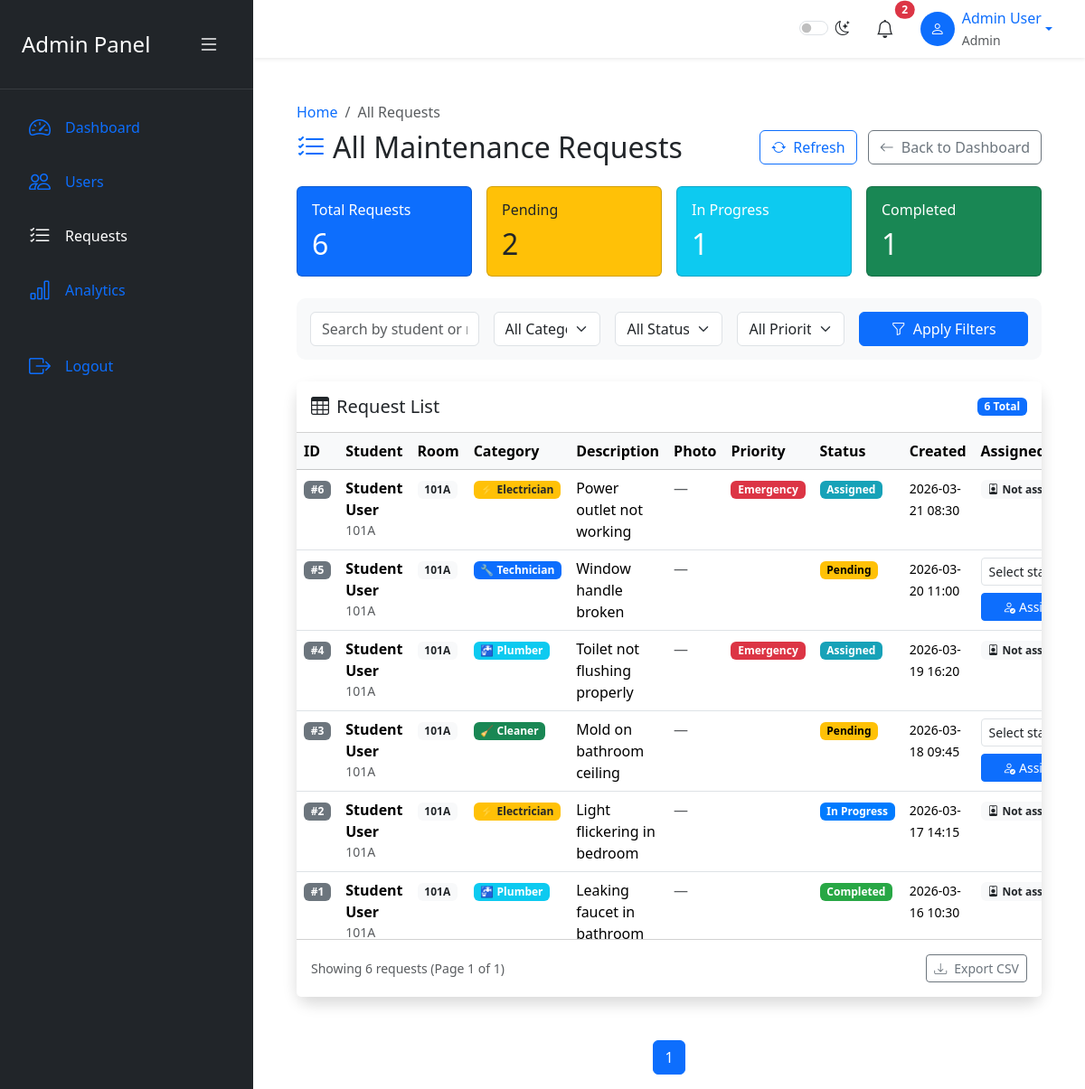
/requests (signed in), run on the app's committed database.
### app.py (models this page shows, shortened)
class User(UserMixin, db.Model):
    id = db.Column(db.Integer, primary_key=True)
    full_name = db.Column(db.String(100))
    email = db.Column(db.String(120), unique=True)
    password_hash = db.Column(db.String(200))
    role = db.Column(db.String(20))
    room_number = db.Column(db.String(20), nullable=True)
    created_at = db.Column(db.DateTime, default=datetime.utcnow)
    def unread_notifications_count(self):
        return self.notifications.filter_by(is_read=False).count()

class Request(db.Model):
    id = db.Column(db.Integer, primary_key=True)
    user_id = db.Column(db.Integer)
    staff_id = db.Column(db.Integer, nullable=True)
    room_number = db.Column(db.String(20), nullable=False)
    category = db.Column(db.String(50))
    description = db.Column(db.Text, nullable=False)
    priority = db.Column(db.String(20), nullable=False)
    status = db.Column(db.String(20), default="Pending")
    photo_path = db.Column(db.String(200), nullable=True)
    created_at = db.Column(db.DateTime, default=datetime.utcnow)
    updated_at = db.Column(db.DateTime, default=datetime.utcnow, onupdate=datetime.utcnow)

### app.py (the view)
@app.route("/requests")
@login_required
@admin_required
def requests():
    page = request.args.get('page', 1, type=int)
    paginated_requests = Request.query.order_by(Request.created_at.desc()).paginate(
        page=page, per_page=10, error_out=False
    )
    staff_by_category = {}
    staff_roles = ['plumber', 'cleaner', 'electrician', 'technician', 'pest_controller']
    for role in staff_roles:
        staff_by_category[role] = User.query.filter_by(role=role).all()
    for req in paginated_requests.items:
        student = User.query.get(req.user_id)
        req.student_name = student.full_name if student else "Unknown Student"
        req.student_room = student.room_number if student else "Unknown"
        if req.staff_id:
            staff = User.query.get(req.staff_id)
            req.staff_name = staff.full_name if staff else "Unknown"
        else:
            req.staff_name = "Not assigned"
    return render_template("admin/requests.html",
                          requests=paginated_requests,
                          staff_by_category=staff_by_category,
                          User=User)

### templates/admin/requests.html (shortened to what this page needs)
<!DOCTYPE html>
<html lang="en" data-bs-theme="light">
<head>
    <link href="https://cdn.jsdelivr.net/npm/bootstrap@5.3.3/dist/css/bootstrap.min.css" rel="stylesheet">
    <link rel="stylesheet" href="https://cdn.jsdelivr.net/npm/bootstrap-icons@1.11.3/font/bootstrap-icons.min.css">
</head>
<body>
<nav class="sidebar" id="sidebar">
    <div class="sidebar-header d-flex align-items-center justify-content-between p-4 border-bottom border-light border-opacity-10">
        <h4 class="mb-0 sidebar-text">Admin Panel</h4>
        <button id="sidebarToggle" class="btn btn-link text-white"><i class="bi bi-list fs-4"></i></button>
    </div>
    <div class="p-3">
        <ul class="nav flex-column gap-2">
            <li class="nav-item"><a class="nav-link text-white-75 d-flex align-items-center" href="{{ url_for('dashboard') }}"><i class="bi bi-speedometer2 fs-4 me-3"></i><span class="sidebar-text">Dashboard</span></a></li>
            <li class="nav-item"><a class="nav-link text-white-75 d-flex align-items-center" href="{{ url_for('users') }}"><i class="bi bi-people fs-4 me-3"></i><span class="sidebar-text">Users</span></a></li>
            <li class="nav-item"><a class="nav-link active text-white d-flex align-items-center" href="{{ url_for('requests') }}"><i class="bi bi-list-check fs-4 me-3"></i><span class="sidebar-text">Requests</span></a></li>
            <li class="nav-item"><a class="nav-link text-white-75 d-flex align-items-center" href="#"><i class="bi bi-bar-chart fs-4 me-3"></i><span class="sidebar-text">Analytics</span></a></li>
            <li class="nav-item mt-auto pt-4"><a class="nav-link text-white-75 d-flex align-items-center" href="{{ url_for('logout') }}"><i class="bi bi-box-arrow-right fs-4 me-3"></i><span class="sidebar-text">Logout</span></a></li>
        </ul>
    </div>
</nav>
<div class="main-content" id="mainContent">
    <header class="navbar navbar-expand-lg bg-white shadow-sm sticky-top px-4">
        <div class="container-fluid">
            <div class="ms-auto d-flex align-items-center gap-3">
                <div class="form-check form-switch">
                    <input class="form-check-input" type="checkbox" id="themeToggle">
                    <label class="form-check-label" for="themeToggle"><i class="bi bi-moon-stars"></i></label>
                </div>
                <div class="dropdown">
                    <button class="btn btn-link text-dark position-relative" data-bs-toggle="dropdown"><i class="bi bi-bell fs-5"></i>
                        <span class="position-absolute top-0 start-100 translate-middle badge rounded-pill bg-danger">
                            {{ requests.items | selectattr('status', 'equalto', 'Pending') | list | length }}
                        </span>
                    </button>
                </div>
                <div class="dropdown">
                    <a class="d-flex align-items-center text-decoration-none dropdown-toggle" href="#" data-bs-toggle="dropdown">
                        <div class="bg-primary text-white rounded-circle d-flex align-items-center justify-content-center me-2" style="width:38px;height:38px;"><i class="bi bi-person"></i></div>
                        <div class="d-none d-md-block">
                            <div>{{ current_user.full_name }}</div>
                            <small class="text-muted">{{ current_user.role.title() }}</small>
                        </div>
                    </a>
                </div>
            </div>
        </div>
    </header>
    <main class="p-4 p-lg-5">
        <nav aria-label="breadcrumb">
            <ol class="breadcrumb mb-2">
                <li class="breadcrumb-item"><a href="{{ url_for('dashboard') }}" class="text-decoration-none">Home</a></li>
                <li class="breadcrumb-item active">All Requests</li>
            </ol>
        </nav>
        <div class="d-flex justify-content-between align-items-center mb-4">
            <h1 class="h2 mb-0"><i class="bi bi-list-check me-2 text-primary"></i>All Maintenance Requests</h1>
            <div>
                <button class="btn btn-outline-primary me-2" onclick="window.location.reload()"><i class="bi bi-arrow-repeat me-2"></i>Refresh</button>
                <a href="{{ url_for('dashboard') }}" class="btn btn-outline-secondary"><i class="bi bi-arrow-left me-2"></i>Back to Dashboard</a>
            </div>
        </div>
        <div class="row g-3 mb-4">
            <div class="col-md-3">
                <div class="card bg-primary text-white"><div class="card-body"><h6 class="card-title">Total Requests</h6><h2 class="mb-0">{{ requests.total }}</h2></div></div>
            </div>
            <div class="col-md-3">
                <div class="card bg-warning text-dark"><div class="card-body"><h6 class="card-title">Pending</h6><h2 class="mb-0">{{ requests.items | selectattr('status', 'equalto', 'Pending') | list | length }}</h2></div></div>
            </div>
            <div class="col-md-3">
                <div class="card bg-info text-white"><div class="card-body"><h6 class="card-title">In Progress</h6><h2 class="mb-0">{{ requests.items | selectattr('status', 'equalto', 'In Progress') | list | length }}</h2></div></div>
            </div>
            <div class="col-md-3">
                <div class="card bg-success text-white"><div class="card-body"><h6 class="card-title">Completed</h6><h2 class="mb-0">{{ requests.items | selectattr('status', 'equalto', 'Completed') | list | length }}</h2></div></div>
            </div>
        </div>
        <div class="filter-section mb-4">
            <div class="row g-3">
                <div class="col-md-3"><input type="text" class="form-control" id="searchInput" placeholder="Search by student or room..."></div>
                <div class="col-md-2"><select class="form-select" id="categoryFilter">
                    <option value="">All Categories</option>
                </select></div>
                <div class="col-md-2"><select class="form-select" id="statusFilter">
                    <option value="">All Status</option>
                </select></div>
                <div class="col-md-2"><select class="form-select" id="priorityFilter">
                    <option value="">All Priorities</option>
                </select></div>
                <div class="col-md-3"><button class="btn btn-primary w-100" onclick="applyFilters()"><i class="bi bi-funnel me-2"></i>Apply Filters</button></div>
            </div>
        </div>
        <div class="card shadow border-0 rounded-4">
            <div class="card-header bg-white py-3 d-flex justify-content-between align-items-center">
                <h5 class="card-title mb-0"><i class="bi bi-table me-2"></i>Request List</h5>
                <span class="badge bg-primary">{{ requests.total }} Total</span>
            </div>
            <div class="card-body p-0">
                <div class="table-responsive">
                    <table class="table table-hover mb-0" id="requestsTable">
                        <thead class="table-light">
                            <tr>
                                <th>ID</th>
                                <th>Student</th>
                                <th>Room</th>
                                <th>Category</th>
                                <th>Description</th>
                                <th>Photo</th>
                                <th>Priority</th>
                                <th>Status</th>
                                <th>Created</th>
                                <th>Assigned To</th>
                            </tr>
                        </thead>
                        <tbody>
                            {% for req in requests.items %}
                            <tr data-category="{{ req.category }}" data-status="{{ req.status }}" data-priority="{{ req.priority }}">
                                <td><span class="badge bg-secondary">#{{ req.id }}</span></td>
                                <td><strong>{{ req.student_name }}</strong><small class="d-block text-muted">{{ req.student_room }}</small></td>
                                <td><span class="badge bg-light text-dark">{{ req.room_number }}</span></td>
                                <td>
                                    {% if req.category == 'plumber' %}<span class="badge bg-info">🚰 Plumber</span>
                                    {% elif req.category == 'cleaner' %}<span class="badge bg-success">🧹 Cleaner</span>
                                    {% elif req.category == 'electrician' %}<span class="badge bg-warning text-dark">⚡ Electrician</span>
                                    {% elif req.category == 'technician' %}<span class="badge bg-primary">🔧 Technician</span>
                                    {% elif req.category == 'pest_controller' %}<span class="badge bg-danger">🐜 Pest Controller</span>
                                    {% else %}<span class="badge bg-secondary">{{ req.category }}</span>{% endif %}
                                </td>
                                <td><span data-bs-toggle="tooltip" title="{{ req.description }}">{{ req.description | truncate(40, True) }}</span></td>
                                <td>
                                    {% if req.photo_path %}
                                    <img src="/static/{{ req.photo_path }}" class="photo-thumbnail" onclick="showPhoto('/static/{{ req.photo_path }}')" data-bs-toggle="modal" data-bs-target="#photoModal">
                                    {% else %}<span class="text-muted">—</span>{% endif %}
                                </td>
                                <td><span class="badge priority-{{ req.priority|lower }}">{{ req.priority }}</span></td>
                                <td><span class="badge badge-{{ req.status|lower|replace(' ', '-') }}">{{ req.status }}</span></td>
                                <td><small>{{ req.created_at | format_datetime }}</small></td>
                                <td>
                                    {% if req.status == 'Pending' and staff_by_category[req.category] %}
                                        <form method="POST" action="{{ url_for('assign', req_id=req.id) }}" class="d-flex flex-column gap-2">
                                            <select name="staff_id" class="form-select form-select-sm" required>
                                                <option value="" disabled selected>Select staff...</option>
                                            </select>
                                            <button type="submit" class="btn btn-primary btn-sm"><i class="bi bi-person-check me-1"></i>Assign</button>
                                        </form>
                                    {% elif req.staff_name %}
                                        <span class="badge bg-light text-dark"><i class="bi bi-person-badge me-1"></i>{{ req.staff_name }}</span>
                                    {% else %}<span class="text-muted">—</span>{% endif %}
                                </td>
                            </tr>
                            {% else %}
                            <tr>
                                <td colspan="11" class="text-center py-5 text-muted">
                                    <i class="bi bi-inbox fs-1 d-block mb-3"></i>No requests found.
                                </td>
                            </tr>
                            {% endfor %}
                        </tbody>
                    </table>
                </div>
            </div>
            <div class="card-footer bg-white py-3 d-flex justify-content-between align-items-center">
                <small class="text-muted">Showing {{ requests.items|length }} requests (Page {{ requests.page }} of {{ requests.pages }})</small>
                <button class="btn btn-sm btn-outline-secondary" onclick="exportToCSV()"><i class="bi bi-download me-2"></i>Export CSV</button>
            </div>
        </div>
    </main>
    <nav>
        <ul class="pagination justify-content-center">
            {% for page_num in requests.iter_pages(left_edge=2, right_edge=2, left_current=2, right_current=2) %}
                {% if page_num %}
                    {% if page_num == requests.page %}
                    <li class="page-item active"><span class="page-link">{{ page_num }}</span></li>
                    {% else %}
                    <li class="page-item"><a class="page-link" href="{{ url_for('requests', page=page_num) }}">{{ page_num }}</a></li>
                    {% endif %}
                {% else %}
                <li class="page-item disabled"><span class="page-link">…</span></li>
                {% endif %}
            {% endfor %}
        </ul>
    </nav>
</div>
</body>
</html>

### data on the page
User: full_name "Admin User", role "Admin"
Request: id "6", student_name "Student User", student_room "101A", room_number "101A", category "⚡ Electrician", description "Power outlet not working", priority "Emergency", status "Assigned", created_at "2026-03-21 08:30", staff_name "Not…"
Request: id "5", student_name "Student User", student_room "101A", room_number "101A", category "🔧 Technician", description "Window handle broken", status "Pending", created_at "2026-03-20 11:00"
Request: id "4", student_name "Student User", student_room "101A", room_number "101A", category "🚰 Plumber", description "Toilet not flushing properly", priority "Emergency", status "Assigned", created_at "2026-03-19 16:20", staff_name "Not…"
Request: id "3", student_name "Student User", student_room "101A", room_number "101A", category "🧹 Cleaner", description "Mold on bathroom ceiling", status "Pending", created_at "2026-03-18 09:45"
Request: id "2", student_name "Student User", student_room "101A", room_number "101A", category "⚡ Electrician", description "Light flickering in bedroom", status "In Progress", created_at "2026-03-17 14:15", staff_name "Not…"
Request: id "1", student_name "Student User", student_room "101A", room_number "101A", category "🚰 Plumber", description "Leaking faucet in bathroom", status "Completed", created_at "2026-03-16 10:30", staff_name "Not…"

### other printed values
{{ requests.total }} "6"
{{ requests.items|length }} "6"
{{ requests.page }} "1"
{{ requests.pages }} "1"
{{ page_num }} "1"
